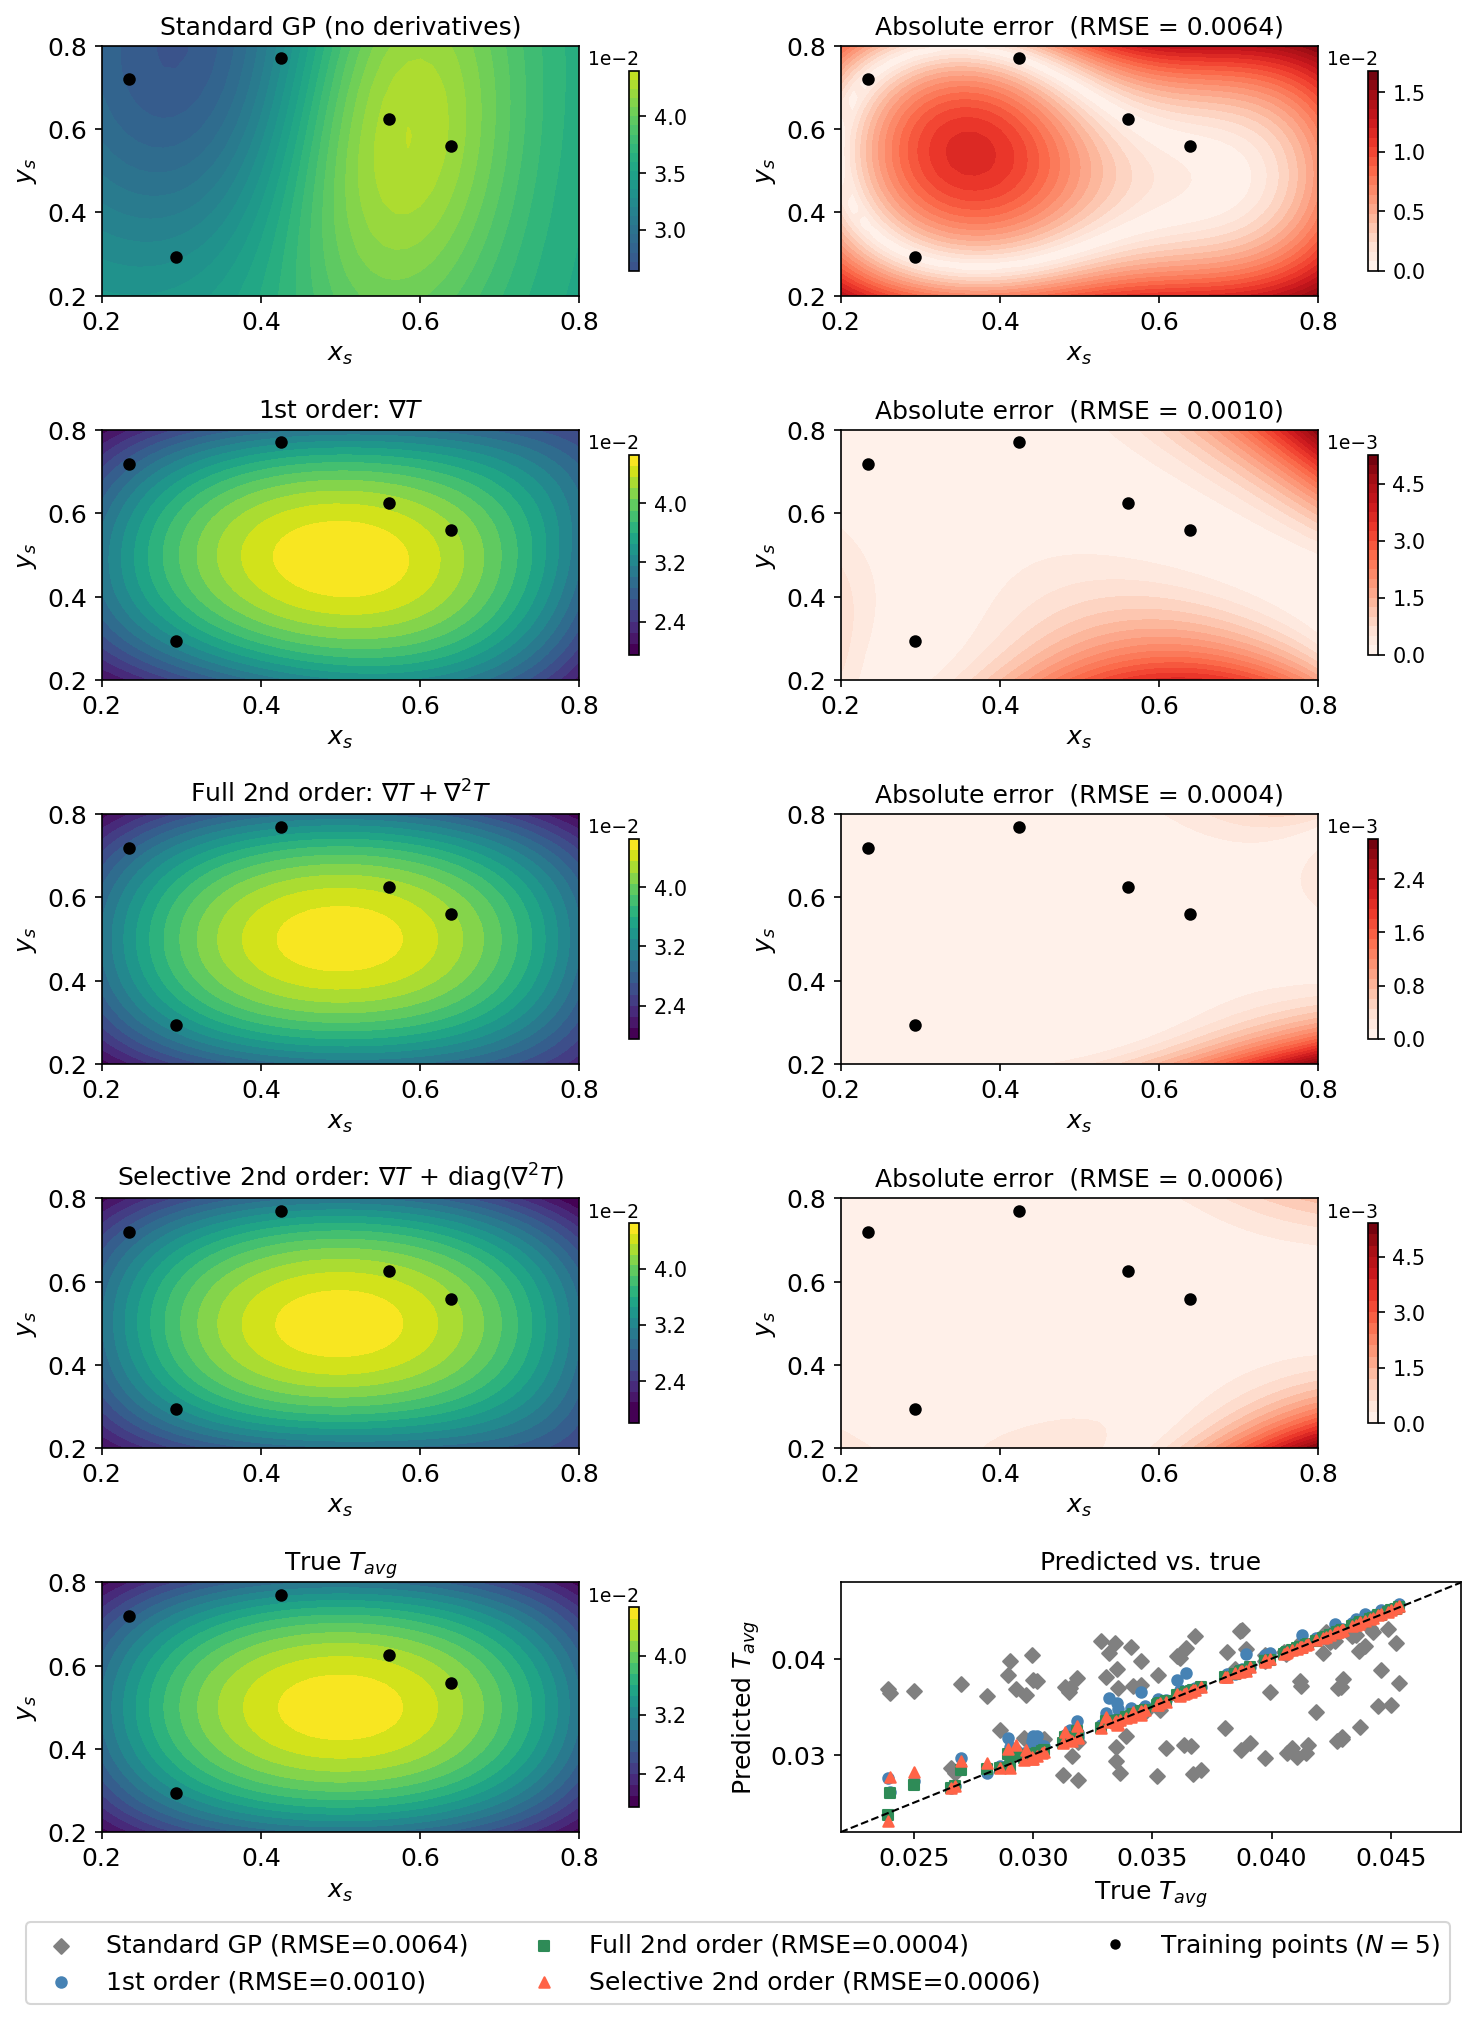

Write Python code to recreate this figure.
"""
Illustrative example for JetGP paper - Section: Illustrative Examples
Demonstrates using derivative-enhanced GPs with adjoint-style derivatives
obtained via automatic differentiation (JAX) through a numerical PDE solver.

Problem: 2D Poisson equation with a Gaussian heat source
  -∇²u = f(x, y; x_s, y_s)   on [0,1]²
  u = 0                        on ∂Ω (Dirichlet BCs)

where f(x, y; x_s, y_s) = A * exp(-((x-x_s)² + (y-y_s)²) / (2σ²))

The quantity of interest (QoI) is the average temperature:
  T_avg(x_s, y_s) = mean(u)

We build a surrogate of T_avg as a function of source location (x_s, y_s).
Derivatives up to second order are obtained via JAX autodiff (jax.grad,
jax.hessian) through the finite difference solver -- mimicking what an
adjoint solver would provide.

Four JetGP models are compared:
  1. Standard GP (no derivatives)
  2. DEGP with first order only  (gradient: dT/dx_s, dT/dy_s)
  3. DEGP with full second order (gradient + full Hessian)
  4. DEGP with selective second order (gradient + diagonal Hessian only,
     no mixed term d²T/dx_s dy_s)
"""

import numpy as np
import jax
import jax.numpy as jnp
import matplotlib.pyplot as plt
from matplotlib.ticker import ScalarFormatter
from jetgp.full_degp.degp import degp

# ── PDE solver ────────────────────────────────────────────────────────────────
def build_laplacian(n):
    """Build 2D Laplacian matrix via finite differences on n x n interior grid."""
    e = jnp.ones(n)
    T = jnp.diag(-2 * e) + jnp.diag(e[:-1], 1) + jnp.diag(e[:-1], -1)
    I = jnp.eye(n)
    return jnp.kron(I, T) + jnp.kron(T, I)

def solve_poisson(source_params, n=30, A=10.0, sigma=0.1):
    """
    Solve -∇²u = f on [0,1]² with homogeneous Dirichlet BCs.

    Parameters
    ----------
    source_params : array [x_s, y_s]
        Location of the Gaussian heat source.
    n : int
        Number of interior grid points per dimension.
    A : float
        Source amplitude.
    sigma : float
        Source width.

    Returns
    -------
    float
        Average temperature mean(u).
    """
    x_s, y_s = source_params[0], source_params[1]
    h = 1.0 / (n + 1)
    x = jnp.linspace(h, 1 - h, n)
    y = jnp.linspace(h, 1 - h, n)
    X, Y = jnp.meshgrid(x, y)
    f = A * jnp.exp(-((X - x_s)**2 + (Y - y_s)**2) / (2 * sigma**2))
    L = build_laplacian(n)
    u = jnp.linalg.solve(-L / h**2, f.flatten())
    return jnp.mean(u)

# JIT compile solver, gradient and Hessian
solve_jit  = jax.jit(solve_poisson)
grad_solve = jax.jit(jax.grad(solve_poisson))
hess_solve = jax.jit(jax.hessian(solve_poisson))

# ── Training data ─────────────────────────────────────────────────────────────
np.random.seed(42)
n_train = 5

X_train = np.random.uniform(0.2, 0.8, (n_train, 2))

print("Computing training function values, gradients and Hessians via JAX autodiff...")
y_vals   = np.array([float(solve_jit(X_train[i]))  for i in range(n_train)])
grads    = np.array([grad_solve(X_train[i])         for i in range(n_train)])
hessians = np.array([hess_solve(X_train[i])         for i in range(n_train)])

# First order
dy_dxs  = grads[:, 0]           # dT_avg/dx_s
dy_dys  = grads[:, 1]           # dT_avg/dy_s

# Second order
d2y_dxs2  = hessians[:, 0, 0]   # d²T_avg/dx_s²
d2y_dys2  = hessians[:, 1, 1]   # d²T_avg/dy_s²
d2y_dxdys = hessians[:, 0, 1]   # d²T_avg/dx_s dy_s (mixed)
print("Done.")

# ── Model 1: Standard GP (no derivatives) ─────────────────────────────────────
y_train_1 = [y_vals.reshape(-1, 1)]
der_indices_1 = []

model_1 = degp(X_train, y_train_1, n_order=0, n_bases=2,
               der_indices=der_indices_1, normalize=True,
               kernel="SE", kernel_type="anisotropic")
params_1 = model_1.optimize_hyperparameters(optimizer='jade',
                                             pop_size=400, n_generations=30,
                                             local_opt_every=15)

# ── Model 2: DEGP first order only ────────────────────────────────────────────
y_train_2 = [
    y_vals.reshape(-1, 1),
    dy_dxs.reshape(-1, 1),
    dy_dys.reshape(-1, 1)
]
der_indices_2 = [
    [[[1, 1]], [[2, 1]]]          # df/dx_s, df/dy_s
]

model_2 = degp(X_train, y_train_2, n_order=1, n_bases=2,
               der_indices=der_indices_2, normalize=True,
               kernel="SE", kernel_type="anisotropic")
params_2 = model_2.optimize_hyperparameters(optimizer='jade',
                                             pop_size=400, n_generations=30,
                                             local_opt_every=15)

# ── Model 3: DEGP full second order (gradient + full Hessian) ─────────────────
y_train_3 = [
    y_vals.reshape(-1, 1),
    dy_dxs.reshape(-1, 1),
    dy_dys.reshape(-1, 1),
    d2y_dxs2.reshape(-1, 1),
    d2y_dxdys.reshape(-1, 1),
    d2y_dys2.reshape(-1, 1)
]
der_indices_3 = [
    [[[1, 1]], [[2, 1]]],                           # df/dx_s, df/dy_s
    [[[1, 2]], [[1, 1], [2, 1]], [[2, 2]]]          # d²f/dx_s², d²f/dx_s dy_s, d²f/dy_s²
]

model_3 = degp(X_train, y_train_3, n_order=2, n_bases=2,
               der_indices=der_indices_3, normalize=True,
               kernel="SE", kernel_type="anisotropic")
params_3 = model_3.optimize_hyperparameters(optimizer='jade',
                                             pop_size=400, n_generations=30,
                                             local_opt_every=15)

# ── Model 4: DEGP selective second order (gradient + diagonal Hessian only) ───
y_train_4 = [
    y_vals.reshape(-1, 1),
    dy_dxs.reshape(-1, 1),
    dy_dys.reshape(-1, 1),
    d2y_dxs2.reshape(-1, 1),
    d2y_dys2.reshape(-1, 1)
]
der_indices_4 = [
    [[[1, 1]], [[2, 1]]],         # df/dx_s, df/dy_s
    [[[1, 2]], [[2, 2]]]          # d²f/dx_s², d²f/dy_s² (no mixed term)
]

model_4 = degp(X_train, y_train_4, n_order=2, n_bases=2,
               der_indices=der_indices_4, normalize=True,
               kernel="SE", kernel_type="anisotropic")
params_4 = model_4.optimize_hyperparameters(optimizer='jade',
                                             pop_size=400, n_generations=30,
                                             local_opt_every=15)

# ── Test data ─────────────────────────────────────────────────────────────────
np.random.seed(7)
n_test = 100
X_test = np.random.uniform(0.2, 0.8, (n_test, 2))

print("Computing test reference values...")
y_test = np.array([float(solve_jit(X_test[i])) for i in range(n_test)])
print("Done.")

y_pred_1, y_var_1 = model_1.predict(X_test, params_1, calc_cov=True)
y_pred_2, y_var_2 = model_2.predict(X_test, params_2, calc_cov=True)
y_pred_3, y_var_3 = model_3.predict(X_test, params_3, calc_cov=True)
y_pred_4, y_var_4 = model_4.predict(X_test, params_4, calc_cov=True)

mu_1 = y_pred_1[0, :];  mu_2 = y_pred_2[0, :]
mu_3 = y_pred_3[0, :];  mu_4 = y_pred_4[0, :]

rmse_1 = np.sqrt(np.mean((mu_1 - y_test)**2))
rmse_2 = np.sqrt(np.mean((mu_2 - y_test)**2))
rmse_3 = np.sqrt(np.mean((mu_3 - y_test)**2))
rmse_4 = np.sqrt(np.mean((mu_4 - y_test)**2))
print(f"RMSE - Standard GP:             {rmse_1:.4f}")
print(f"RMSE - 1st order only:          {rmse_2:.4f}")
print(f"RMSE - Full 2nd order:          {rmse_3:.4f}")
print(f"RMSE - Selective 2nd order:     {rmse_4:.4f}")

# ── Prediction grid ───────────────────────────────────────────────────────────
xs = np.linspace(0.2, 0.8, 40)
ys = np.linspace(0.2, 0.8, 40)
XS, YS = np.meshgrid(xs, ys)
X_grid = np.column_stack([XS.flatten(), YS.flatten()])

print("Computing true T_avg on grid for plotting...")
Z_true = np.array([float(solve_jit(X_grid[i])) for i in range(len(X_grid))]).reshape(40, 40)
Z_1 = model_1.predict(X_grid, params_1, calc_cov=False)[0, :].reshape(40, 40)
Z_2 = model_2.predict(X_grid, params_2, calc_cov=False)[0, :].reshape(40, 40)
Z_3 = model_3.predict(X_grid, params_3, calc_cov=False)[0, :].reshape(40, 40)
Z_4 = model_4.predict(X_grid, params_4, calc_cov=False)[0, :].reshape(40, 40)
Z_err_1 = np.abs(Z_1 - Z_true)
Z_err_2 = np.abs(Z_2 - Z_true)
Z_err_3 = np.abs(Z_3 - Z_true)
Z_err_4 = np.abs(Z_4 - Z_true)
print("Done.")

# ── Plot ──────────────────────────────────────────────────────────────────────
import matplotlib
matplotlib.rcParams.update(matplotlib.rcParamsDefault)
plt.rcParams.update({'font.size': 12})

def add_colorbar(fig, cp, ax):
    cb = fig.colorbar(cp, ax=ax, shrink=0.8, pad=0.08)
    cb.formatter = ScalarFormatter(useMathText=False)
    cb.formatter.set_powerlimits((-2, 2))
    cb.locator = plt.MaxNLocator(nbins=4)
    cb.update_ticks()
    cb.ax.tick_params(labelsize=10)
    cb.ax.yaxis.get_offset_text().set_fontsize(9)
    return cb

fig, axes = plt.subplots(5, 2, figsize=(10, 13))

vmin, vmax = Z_true.min(), Z_true.max()

# Row 0: Standard GP prediction (left) | Standard GP error (right)
# Row 1: 1st order prediction (left)   | 1st order error (right)
# Row 2: Full 2nd order prediction (left) | Full 2nd order error (right)
# Row 3: Selective 2nd order prediction (left) | Selective 2nd order error (right)
# Row 4: True surface (left) | Predicted vs true scatter (right)

pred_rows = [
    ("Standard GP (no derivatives)",                Z_1, Z_err_1, rmse_1),
    ("1st order: $\\nabla T$",                      Z_2, Z_err_2, rmse_2),
    ("Full 2nd order: $\\nabla T + \\nabla^2 T$",  Z_3, Z_err_3, rmse_3),
    ("Selective 2nd order: $\\nabla T$ + diag($\\nabla^2 T$)", Z_4, Z_err_4, rmse_4),
]

for row, (title, Z_pred, Z_err, rmse_val) in enumerate(pred_rows):
    ax = axes[row, 0]
    cp = ax.contourf(XS, YS, Z_pred, levels=20, cmap='viridis', vmin=vmin, vmax=vmax)
    add_colorbar(fig, cp, ax)
    ax.scatter(X_train[:, 0], X_train[:, 1], c='k', s=25, zorder=5)
    ax.set_title(title, fontsize=12)
    ax.set_xlabel("$x_s$"); ax.set_ylabel("$y_s$")

    ax = axes[row, 1]
    cp = ax.contourf(XS, YS, Z_err, levels=20, cmap='Reds')
    add_colorbar(fig, cp, ax)
    ax.scatter(X_train[:, 0], X_train[:, 1], c='k', s=25, zorder=5)
    ax.set_title(f"Absolute error  (RMSE = {rmse_val:.4f})", fontsize=12)
    ax.set_xlabel("$x_s$"); ax.set_ylabel("$y_s$")

# Row 4 left: True surface
ax = axes[4, 0]
cp = ax.contourf(XS, YS, Z_true, levels=20, cmap='viridis', vmin=vmin, vmax=vmax)
add_colorbar(fig, cp, ax)
ax.scatter(X_train[:, 0], X_train[:, 1], c='k', s=25, zorder=5)
ax.set_title("True $T_{avg}$", fontsize=12)
ax.set_xlabel("$x_s$"); ax.set_ylabel("$y_s$")

# Row 4 right: Predicted vs true scatter
ax = axes[4, 1]
scatter_handles = []
for mu, c, m, lab in zip(
    [mu_1, mu_2, mu_3, mu_4],
    ['gray', 'steelblue', 'seagreen', 'tomato'],
    ['D', 'o', 's', '^'],
    [f'Standard GP (RMSE={rmse_1:.4f})',
     f'1st order (RMSE={rmse_2:.4f})',
     f'Full 2nd order (RMSE={rmse_3:.4f})',
     f'Selective 2nd order (RMSE={rmse_4:.4f})']
):
    h = ax.scatter(y_test, mu, c=c, s=25, marker=m, label=lab)
    scatter_handles.append(h)

# Add training points to legend
from matplotlib.lines import Line2D
train_handle = Line2D([0], [0], marker='o', color='w', markerfacecolor='k',
                      markersize=6, label=f'Training points ($N={n_train}$)')
scatter_handles.append(train_handle)

lims = [min(y_test.min(), mu_1.min(), mu_2.min(), mu_3.min(), mu_4.min()) * 0.95,
        max(y_test.max(), mu_1.max(), mu_2.max(), mu_3.max(), mu_4.max()) * 1.05]
ax.plot(lims, lims, 'k--', lw=1.0)
ax.set_xlim(lims); ax.set_ylim(lims)
ax.set_xlabel("True $T_{avg}$", fontsize=12)
ax.set_ylabel("Predicted $T_{avg}$", fontsize=12)
ax.set_title("Predicted vs. true", fontsize=12)

# Legend below the figure
fig.legend(handles=scatter_handles,
           loc='lower center', bbox_to_anchor=(0.5, -0.04),
           ncol=3, fontsize=12, frameon=True)

plt.tight_layout()
plt.savefig("adjoint_degp_example.pdf", bbox_inches='tight')
plt.savefig("adjoint_degp_example.png", dpi=150, bbox_inches='tight')
print("Figures saved.")
